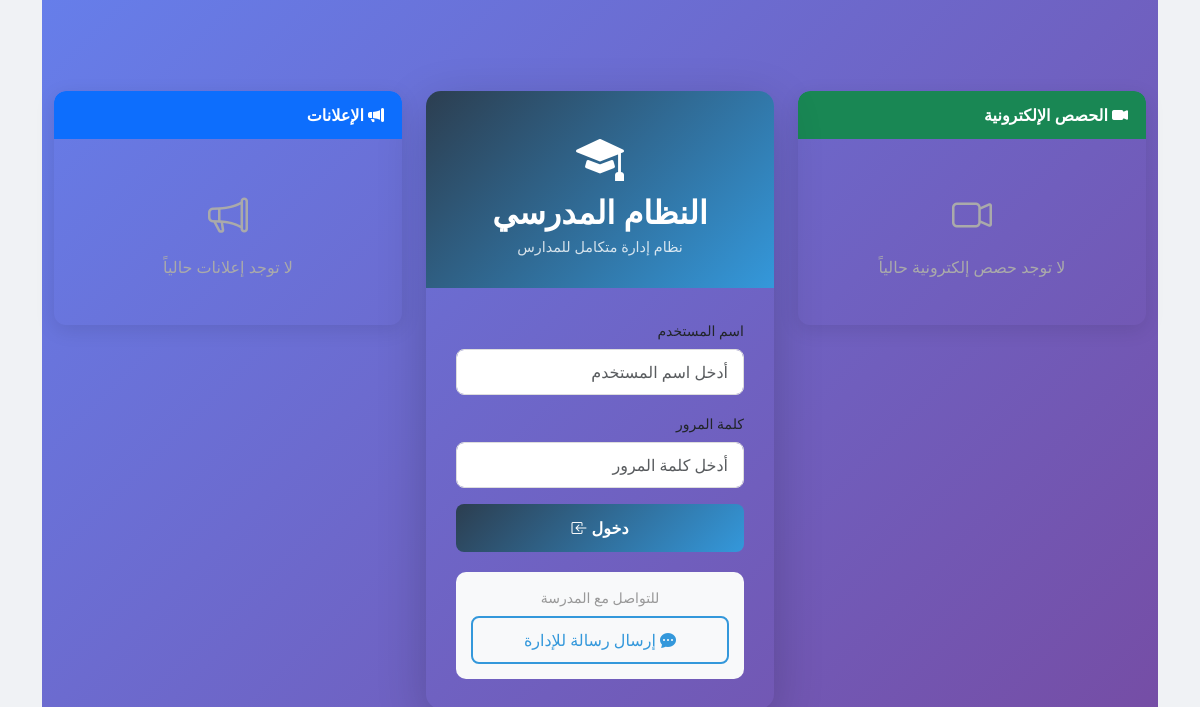
The app's page /, older data.
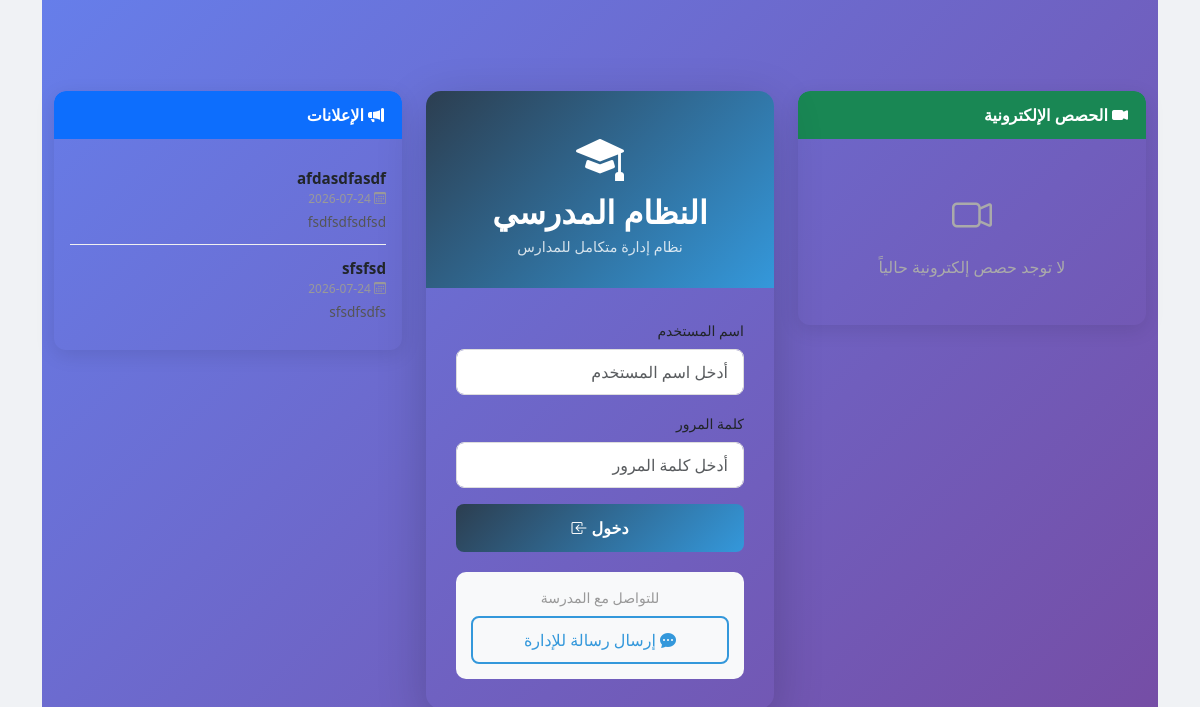
The same page, newer data.
### school/models.py (models this page shows, shortened)
class Announcement(models.Model):
    title = models.CharField('العنوان', max_length=200)
    content = models.TextField('المحتوى')
    created_by = models.ForeignKey(User, on_delete=models.SET_NULL, null=True, verbose_name='الناشر')
    created_at = models.DateTimeField('تاريخ النشر', auto_now_add=True)
    is_active = models.BooleanField('نشط', default=True)
    class Meta:
        verbose_name = 'إعلان'
        verbose_name_plural = 'الإعلانات'
        ordering = ['-created_at']

### school/views.py (the view)
# urls.py: path('', views.home, name='home'),
def home(request):
    from datetime import datetime, timedelta
    announcements = Announcement.objects.filter(is_active=True)[:5]
    lesson_links = LessonLink.objects.filter(is_active=True)[:10]
    now = datetime.now()
    now_ago = now - timedelta(hours=1)
    return render(request, 'school/home.html', {
        'announcements': announcements,
        'lesson_links': lesson_links,
        'now': now,
        'now_ago': now_ago,
    })

### templates/school/home.html (shortened to what the changed rows need)
{% extends 'school/base.html' %}
{% block unauth_content %}
<div class="login-page">
    <div class="container">
        <div class="row g-4 align-items-stretch">
            <div class="col-lg-4 order-lg-3">
                <div class="side-card">
                    <div class="card-body p-3">
                        {% if announcements %}
                            {% for a in announcements %}
                            <div class="announce-item">
                                <div class="title">{{ a.title }}</div>
                                <div class="date"><i class="bi bi-calendar3"></i> {{ a.created_at|date:"Y-m-d" }}</div>
                                <div class="content">{{ a.content|truncatewords:25 }}</div>
                            </div>
                            {% endfor %}
                        {% else %}
                            <div class="empty-placeholder">
                                <i class="bi bi-megaphone"></i>
                                لا توجد إعلانات حالياً
                            </div>
                        {% endif %}
                    </div>
                </div>
            </div>
            <div class="col-lg-4 order-lg-2 d-flex">
                <div class="login-card w-100">
                    <div class="login-header">
                        <h2>النظام المدرسي</h2>
                    </div>
                </div>
            </div>
        </div>
    </div>
</div>
{% endblock %}

Row changes from the older to the newer data that the page shows:
added Announcement: title "afdasdfasdf", created_at "2026-07-24", content "fsdfsdfsdfsd"
added Announcement: title "sfsfsd", created_at "2026-07-24", content "sfsdfsdfs"
Text that changed along with them:
text no longer shown: "لا توجد إعلانات حالياً"
